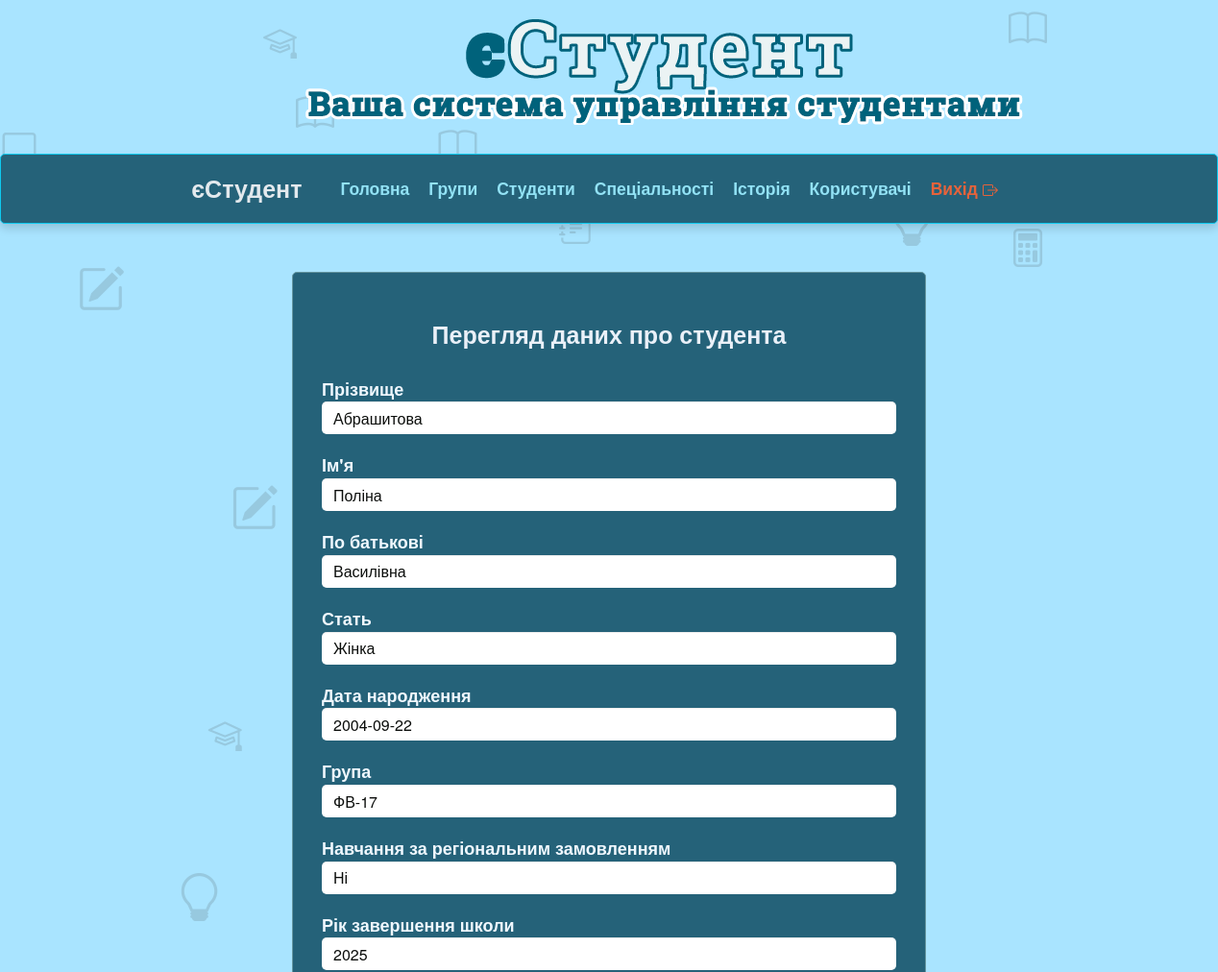
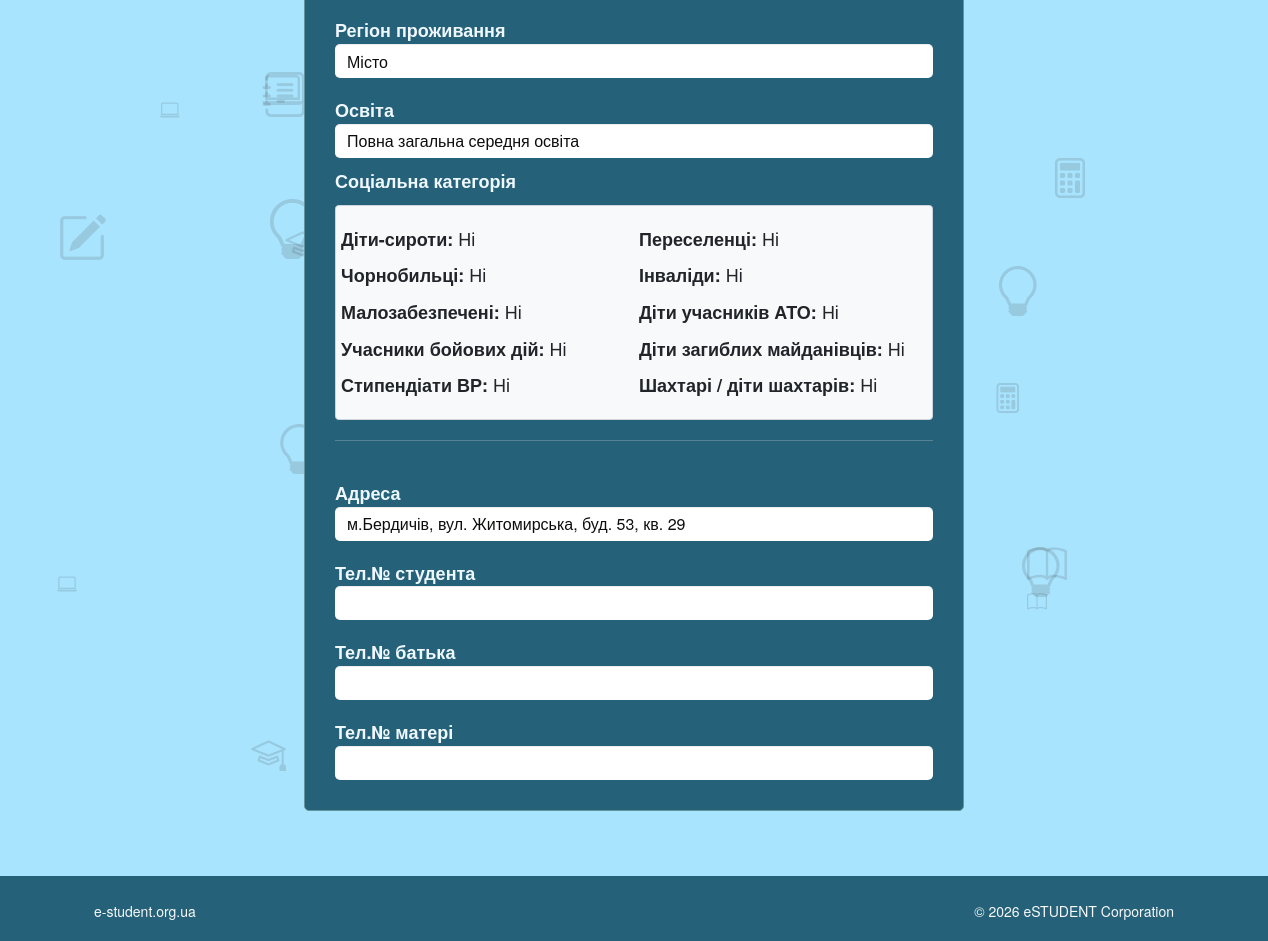
The page /admin/view_student.php?id_st=80 (signed in) on the database its author committed (2 pictures, top to bottom).
### tables this page shows
CREATE TABLE `student` (
  `s_id` int(5) NOT NULL,
  `s_pr` varchar(30) NOT NULL,
  `s_im` varchar(20) NOT NULL,
  `s_bat` varchar(20) NOT NULL,
  `s_stat` varchar(7) NOT NULL,
  `s_galuz` varchar(50) NOT NULL,
  `s_spec` varchar(60) NOT NULL,
  `s_specz` varchar(90) NOT NULL,
  `s_group` varchar(8) NOT NULL,
  `s_form_navch` varchar(10) NOT NULL,
  `s_vip` varchar(4) NOT NULL DEFAULT 'Ні',
  `s_cours` int(1) NOT NULL,
  `s_contract` varchar(3) NOT NULL,
  `s_dnar` date NOT NULL,
  `s_vik` varchar(2) NOT NULL,
  `s_adresa` varchar(80) NOT NULL,
  `s_tels` varchar(16) NOT NULL,
  `s_telb` varchar(16) NOT NULL,
  `s_telm` varchar(16) NOT NULL,
  `s_osvita_type` varchar(40) NOT NULL,
  `s_rik_zaver` int(4) NOT NULL,
  `s_region_type` varchar(20) NOT NULL,
  `s_region` varchar(20) NOT NULL,
  `s_sirota` varchar(3) DEFAULT 'Ні',
  `s_peresel` varchar(3) DEFAULT 'Ні',
  `s_chernob` varchar(3) DEFAULT 'Ні',
  `s_inval` varchar(3) NOT NULL DEFAULT 'Ні',
  `s_malozab` varchar(3) NOT NULL DEFAULT 'Ні',
  `s_ato` varchar(3) NOT NULL DEFAULT 'Ні',
  `s_war_act` varchar(3) NOT NULL DEFAULT 'Ні',
  `s_ditzag` varchar(3) NOT NULL DEFAULT 'Ні',
  `s_rada` varchar(3) NOT NULL DEFAULT 'Ні',
  `s_shahter` varchar(3) NOT NULL DEFAULT 'Ні',
  `image` varchar(255) NOT NULL
);

### admin/view_student.php (the view, shortened to what this page needs)
<?php
	if (!in_array($_SESSION['auth_user'], ['admin', 'editor','viewer']))
	{
		header("Location: admin_panel.php");
	}
else
	{
	  $id_st=$_GET["id_st"];
    };
?>
<!DOCTYPE html>
<html lang="en">
    <head>
                 <link href="https://cdn.jsdelivr.net/npm/bootstrap@5.3.6/dist/css/bootstrap.min.css" rel="stylesheet">
        <link rel="stylesheet" href="../assets/css/bootstrap.css" rel="stylesheet">
<link rel="stylesheet" href="../css/my_style.css" rel="stylesheet">
 <body>
	</head>
      <div id="body-bg">
            <div id="header">
                <div class="container">
                    <div class="row">
                        <div class="logo">
                            <a href="index.html" title="">
                              <img src="../assets/img/logo.png" alt="Logo" />
                            </a>
                        </div>
                    </div>
                </div>
            </div>
			<?php include ("../include/adm_menu.php");?>
			 <?php include ("../include/background_icon.php");?>
            <div id="portfolio" class="bottom-border-shadow">
                <div class="container bottom-border">
					<div id="base">
				<div id="content">
				  <div class="container background-white" style="margin:0px; padding:10px;">
                    <div class="row margin-vert-30" style="margin:10px; padding:0px;">
                        <div class="col-md-8 col-md-offset-2 col-sm-offset-2">
							<form class="signup-page" method="POST">
                                <div class="signup-header">
                                    <h2 style="font-size:25px; color:#eaf0f8; text-align: center;"><strong>Перегляд даних про студента</strong></h2>
								</div>
				  <?php
                  $result = mysqli_query($linc, "SELECT * FROM student WHERE s_id='$id_st'");
                  if (mysqli_num_rows($result)>0)
                    {
                        $row = mysqli_fetch_array($result);
                         do
                        {
					          echo '
							<label><strong>Прізвище</strong></label>
							<input type="text" class="form-control" readonly value="'.$row['s_pr'].'" style="background:white; color:#0c0e0c; border:none;">
							<label><strong>Ім\'я</strong></label>
							<input type="text" class="form-control" readonly value="'.$row['s_im'].'" style="background:white; color:#0c0e0c; border:none;">
							<label><strong>По батькові</strong></label>
							<input type="text" class="form-control" readonly value="'.$row['s_bat'].'" style="background:white; color:#0c0e0c; border:none;">
							<label><strong>Стать</strong></label>
							<input type="text" class="form-control" readonly value="'.$row['s_stat'].'" style="background:white; color:#0c0e0c; border:none;">
							<label><strong>Дата народження</strong></label>
							<input type="text" class="form-control" readonly value="'.$row['s_dnar'].'" style="background:white; color:#0c0e0c; border:none;">
							<label><strong>Група</strong></label>
							<input type="text" class="form-control" readonly value="'.$row['s_group'].'" style="background:white; color:#0c0e0c; border:none;">
							<label><strong>Навчання за регіональним замовленням</strong></label>
							<input type="text" class="form-control" readonly value="'.$row['s_contract'].'" style="background:white; color:#0c0e0c; border:none;">
							<label><strong>Рік завершення школи</strong></label>
							<input type="text" class="form-control" readonly value="'.$row['s_rik_zaver'].'" style="background:white; color:#0c0e0c; border:none;">
							<label><strong>Регіон проживання</strong></label>
							<input type="text" class="form-control" readonly value="'.$row['s_region_type'].'" style="background:white; color:#0c0e0c; border:none;">
							<label><strong>Освіта</strong></label>
							<input type="text" class="form-control" readonly value="'.$row['s_osvita_type'].'" style="background:white; color:#0c0e0c; border:none;">
									<p class="mt-3"><strong>Соціальна категорія</strong></p>
									<div class="card p-3 mb-4" style="background-color: #f8f9fa; border: 1px solid #ced4da;">
									<div class="row row-cols-1 row-cols-md-2 g-3 p-3">
										<div class="col"><strong>Діти-сироти:</strong> ' . (!empty($row['s_sirota']) ? $row['s_sirota'] : 'Ні') . '</div>
										<div class="col"><strong>Переселенці:</strong> ' . (!empty($row['s_peresel']) ? $row['s_peresel'] : 'Ні') . '</div>
										<div class="col"><strong>Чорнобильці:</strong> ' . (!empty($row['s_chernob']) ? $row['s_chernob'] : 'Ні') . '</div>
										<div class="col"><strong>Інваліди:</strong> ' . (!empty($row['s_inval']) ? $row['s_inval'] : 'Ні') . '</div>
										<div class="col"><strong>Малозабезпечені:</strong> ' . (!empty($row['s_malozab']) ? $row['s_malozab'] : 'Ні') . '</div>
										<div class="col"><strong>Діти учасників АТО:</strong> ' . (!empty($row['s_ato']) ? $row['s_ato'] : 'Ні') . '</div>
										<div class="col"><strong>Учасники бойових дій:</strong> ' . (!empty($row['s_war_act']) ? $row['s_war_act'] : 'Ні') . '</div>
										<div class="col"><strong>Діти загиблих майданівців:</strong> ' . (!empty($row['s_ditzag']) ? $row['s_ditzag'] : 'Ні') . '</div>
										<div class="col"><strong>Стипендіати ВР:</strong> ' . (!empty($row['s_rada']) ? $row['s_rada'] : 'Ні') . '</div>
										<div class="col"><strong>Шахтарі / діти шахтарів:</strong> ' . (!empty($row['s_shahter']) ? $row['s_shahter'] : 'Ні') . '</div>
									</div>
									</div>
									<hr>
									<label>Адреса</label>
									<input type="text" class="form-control" readonly value="'.$row['s_adresa'].'" style="background:white; color:#0c0e0c; border:none;" >
									<label>Тел.№ студента</label>
									<input type="text" class="form-control" readonly value="'.$row['s_tels'].'" style="background:white; color:#0c0e0c; border:none;" >
									<label>Тел.№ батька</label>
									<input type="text" class="form-control" readonly value="'.$row['s_telb'].'" style="background:white; color:#0c0e0c; border:none;" >
									<label>Тел.№ матері</label>
									<input type="text" class="form-control" readonly value="'.$row['s_telm'].'" style="background:white; color:#0c0e0c; border:none;" >
								  ';
						}
                      while ($row = mysqli_fetch_array($result));
					}
				?>
							</form>
						</div>
					</div>
				</div>
			</div>
                    </div>
                </div>
            </div>
 	<?php include ("../include/footer.php");?>
 </body>
</html>

### css/my_style.css (style rules this page uses)
.signup-page { background: none repeat scroll 0 0 #256279; border: 1px solid #63949E; border-radius: 5px; box-shadow: 3 50 20px #050706; color: aliceblue; padding: 30px; font-size: large; }
.signup-page label { font-size: large; margin-top: 20px; }
.signup-page input { background-color: #a6caef; color: #ffffff; border:none; }
.container { max-width: 1080px; padding: 10px; width: 100%; }
body { background-color: #3ac1ff6f; }
.logo { margin-bottom: 20px; }
.signup-page , .block_search { opacity: 1; animation-name: fadeInOpacity; animation-iteration-count: 1; animation-timing-function: ease-in; animation-duration: 1s; }

### include/background_icon.php (style rules this page uses)
body { overflow-x: hidden; position: relative; }

### rows shown on the page
student: s_pr "Абрашитова", s_im "Поліна", s_bat "Василівна", s_stat "Жінка", s_dnar "2004-09-22", s_group "ФВ-17", s_contract "Ні", s_rik_zaver "2025", s_region_type "Місто", s_osvita_type "Повна загальна середня освіта", s_sirota "Ні", s_peresel "Ні", s_chernob "Ні", s_inval "Ні", s_malozab "Ні", s_ato "Ні", s_war_act "Ні", s_ditzag "Ні", s_rada "Ні", s_shahter "Ні", s_adresa "м.Бердичів, вул. Житомирська, буд. 53, кв. 29"
